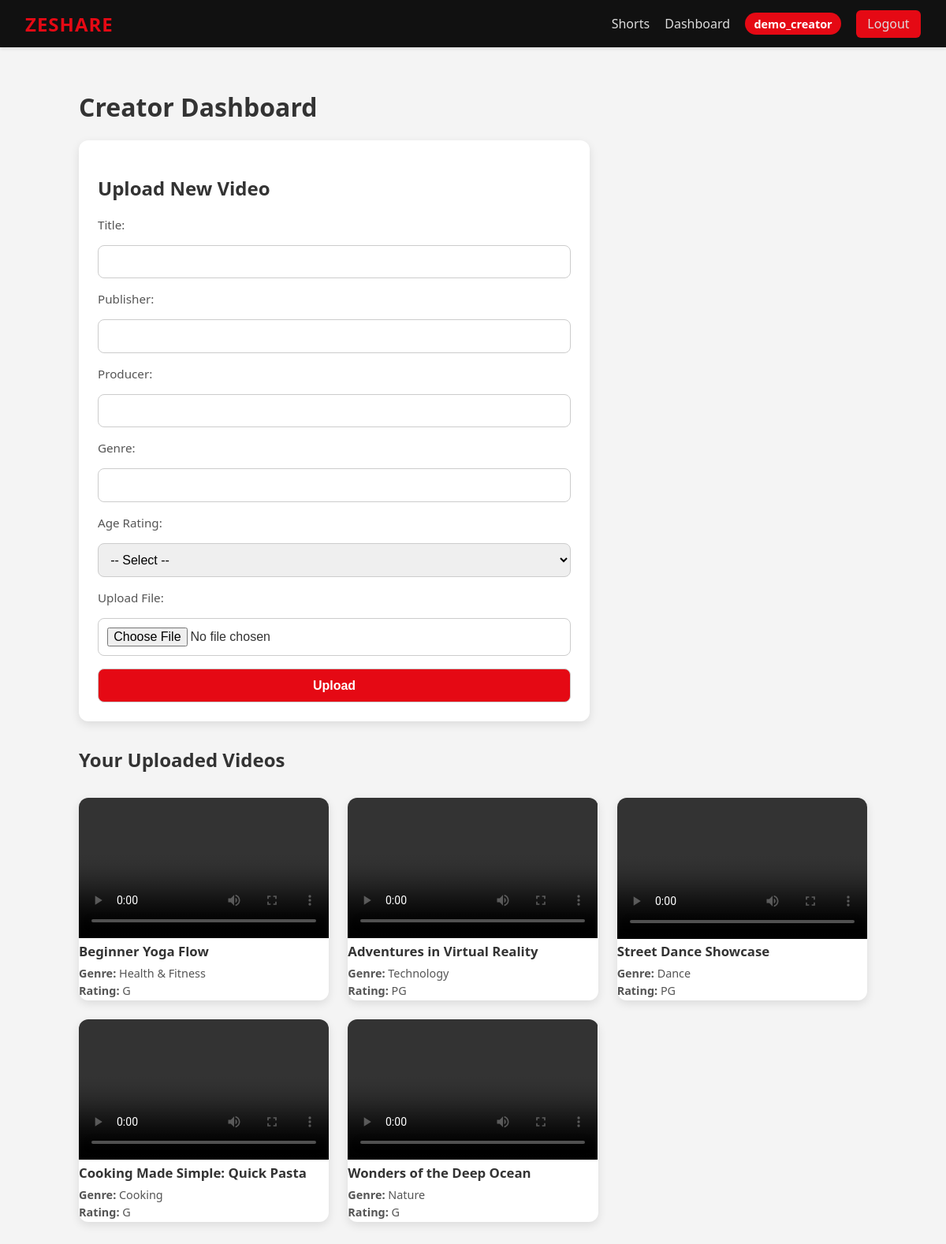
The app's page /dashboard (signed in) with its own data.
### tables this page shows
CREATE TABLE videos (
    id INTEGER PRIMARY KEY AUTOINCREMENT,
    title TEXT NOT NULL,
    publisher TEXT NOT NULL,
    producer TEXT,
    genre TEXT,
    age_rating TEXT,
    url TEXT NOT NULL,
    uploaded_by INTEGER,
    FOREIGN KEY (uploaded_by) REFERENCES users(id)
);

### app.py (the view)
@app.route('/dashboard')
def dashboard():
    if 'user' not in session:
        flash('Please login first!')
        return redirect(url_for('login'))
    if session['user']['role'] != 'creator':
        flash('Access denied! Only creators can access this page.')
        return redirect(url_for('index'))
    db = get_db()
    videos = db.execute(
        'SELECT * FROM videos WHERE uploaded_by = ? ORDER BY id DESC',
        (session['user']['id'],)
    ).fetchall()
    return render_template('upload.html', videos=videos)

### app.py (called while the page is built)
def get_db():
    conn = sqlite3.connect(DATABASE)
    conn.row_factory = sqlite3.Row
    return conn

### templates/upload.html (shortened to what this page needs)
{% extends "base.html" %}
{% block content %}
<h1>Creator Dashboard</h1>
<section class="upload-form">
    <h2>Upload New Video</h2>
    <form method="POST" action="{{ url_for('upload_video') }}" enctype="multipart/form-data">
        <label>Title:</label>
        <input type="text" name="title" required>
        <label>Publisher:</label>
        <input type="text" name="publisher" required>
        <label>Producer:</label>
        <input type="text" name="producer">
        <label>Genre:</label>
        <input type="text" name="genre">
        <label>Age Rating:</label>
        <select name="age_rating" required>
            <option value="">-- Select --</option>
        </select>
        <label>Upload File:</label>
        <input type="file" name="file" accept="video/*">
        <button type="submit" class="btn btn-primary">Upload</button>
    </form>
</section>
<section class="uploaded-videos">
    <h2>Your Uploaded Videos</h2>
    {% if videos %}
        <div class="video-grid">
            {% for video in videos %}
                <div class="video-card">
                    <video controls>
                        <source src="{{ video.url }}" type="video/mp4">
                    </video>
                    <div class="video-info">
                        <h3>{{ video.title }}</h3>
                        <p><strong>Genre:</strong> {{ video.genre }}</p>
                        <p><strong>Rating:</strong> {{ video.age_rating }}</p>
                    </div>
                </div>
            {% endfor %}
        </div>
    {% else %}
        <p>You haven't uploaded any videos yet.</p>
    {% endif %}
</section>
{% endblock %}

### static/style.css (style rules this page uses)
body { margin: 0; font-family: "Segoe UI", Tahoma, Geneva, Verdana, sans-serif; background: linear-gradient(135deg, #ff6a88, #00ddeb); color: #333; min-height: 100vh; }
.btn { background: #ff1066; color: #fff; padding: 0.5rem 1rem; border-radius: 8px; text-decoration: none; font-weight: bold; transition: background 0.2s, transform 0.2s; }
.btn-primary { background: linear-gradient(135deg, #ff1066, #00ddeb); }
.video-grid { display: grid; grid-template-columns: repeat(auto-fill, minmax(280px, 1fr)); gap: 1.5rem; margin-top: 2rem; }
.video-card { background: #fff; border-radius: 12px; overflow: hidden; box-shadow: 0 4px 12px rgba(0, 0, 0, 0.1); transition: transform 0.3s; }
.video-card video { width: 100%; aspect-ratio: 16 / 9; object-fit: cover; }
.video-card h3 { margin: 0.8rem 1rem 0.4rem; font-size: 1.1rem; color: #333; }
.video-card p { margin: 0 1rem 1rem; font-size: 0.9rem; color: #555; }
.upload-form { background: #fff; padding: 1.5rem; border-radius: 12px; box-shadow: 0 4px 12px rgba(0, 0, 0, 0.1); margin-bottom: 2rem; max-width: 600px; }
.upload-form form { display: flex; flex-direction: column; gap: 1rem; }
.upload-form label { font-weight: 500; font-size: 0.95rem; color: #555; }
.upload-form input, .upload-form select, .upload-form button { padding: 0.7rem; font-size: 1rem; border-radius: 8px; border: 1px solid #ccc; }
.uploaded-videos { max-width: 1000px; }
.video-info { text-align: left; width: 100%; }
.video-info h3 { margin: 0 0 0.4rem; font-size: 1.05rem; color: #333; }
.video-info p { margin: 0.2rem 0; font-size: 0.9rem; color: #555; }

### templates/base.html (style rules this page uses)
body { margin: 0; font-family: "Segoe UI", Tahoma, Geneva, Verdana, sans-serif; background: #f4f4f4; color: #333; }
.btn { background: #e50914; color: #fff; padding: 0.4rem 0.9rem; border-radius: 6px; text-decoration: none; transition: background 0.2s; }

### records on screen
videos: title "Beginner Yoga Flow", genre "Health & Fitness", age_rating "G"
videos: title "Adventures in Virtual Reality", genre "Technology", age_rating "PG"
videos: title "Street Dance Showcase", genre "Dance", age_rating "PG"
videos: title "Cooking Made Simple: Quick Pasta", genre "Cooking", age_rating "G"
videos: title "Wonders of the Deep Ocean", genre "Nature", age_rating "G"

### other values on screen
{{ session['user']['username'] }} "demo_creator"
